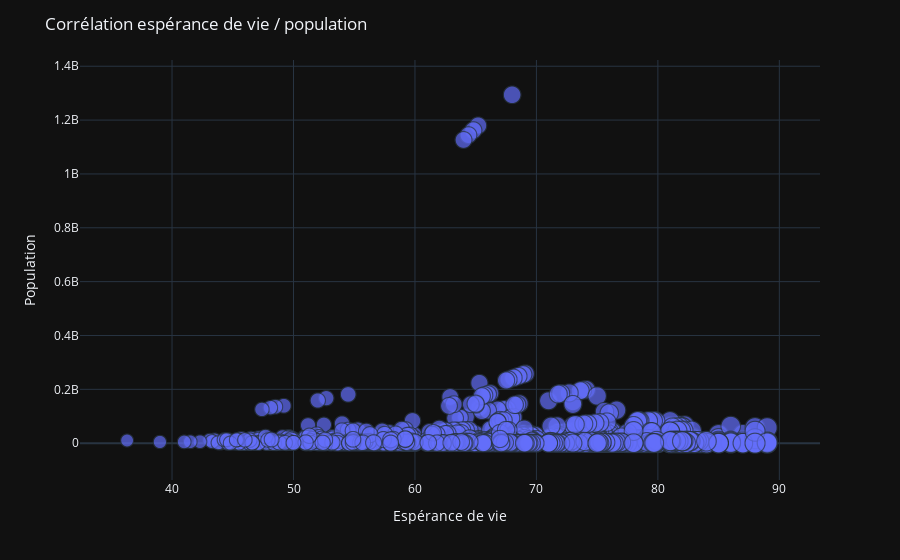

Notebook code for this chart:
### Code cell
clean_data = data.dropna(subset=['Life expectancy'])

fig = px.scatter(clean_data, y='Population', x='Life expectancy', 
                 template='plotly_dark', size='Life expectancy')
fig.update_layout(title='Corrélation espérance de vie / population')
fig.update_xaxes(title='Espérance de vie')
fig.update_yaxes(title='Population')
fig.show()

### Figure 1 — Plotly figure (JSON) as saved in the notebook; plotly's stock layout.template omitted (floating-point values rounded to 4 significant figures; data arrays with more than 128 entries replaced by an {"elided": "..."} marker saying what was removed)
{"data": [{"hovertemplate": "Life expectancy=%{marker.size}<br>Population=%{y}<extra></extra>", "legendgroup": "", "marker": {"color": "#636efa", "size": {"elided": "2928 float values"}, "sizemode": "area", "sizeref": 0.2225, "symbol": "circle"}, "mode": "markers", "name": "", "showlegend": false, "type": "scattergl", "x": {"elided": "2928 float values"}, "xaxis": "x", "y": {"elided": "2928 float values"}, "yaxis": "y"}], "layout": {"legend": {"itemsizing": "constant", "tracegroupgap": 0}, "margin": {"t": 60}, "title": {"text": "Corrélation espérance de vie / population"}, "xaxis": {"anchor": "y", "domain": [0, 1], "title": {"text": "Espérance de vie"}}, "yaxis": {"anchor": "x", "domain": [0, 1], "title": {"text": "Population"}}}}
